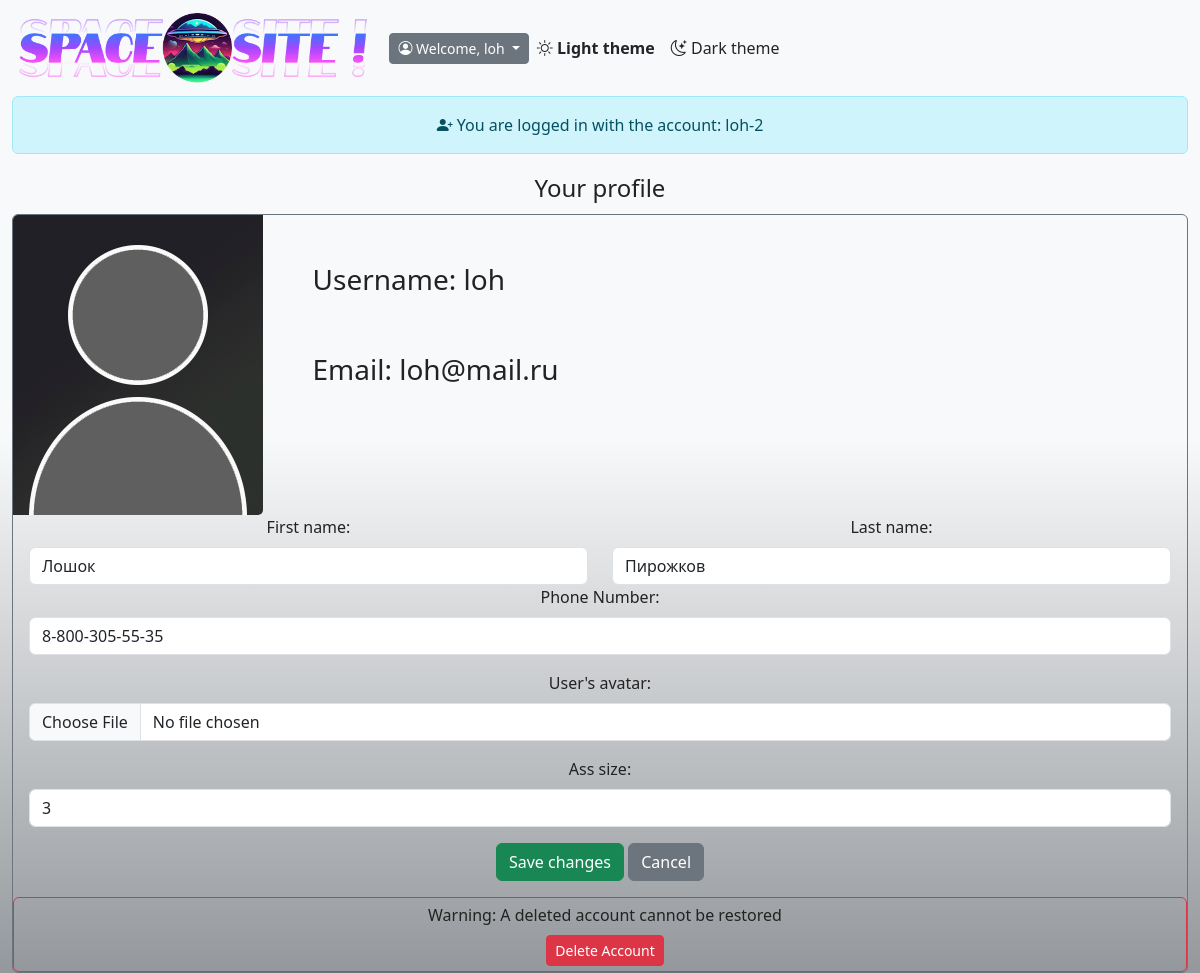
Page /user/profile/1 (signed in) on the earlier database version.
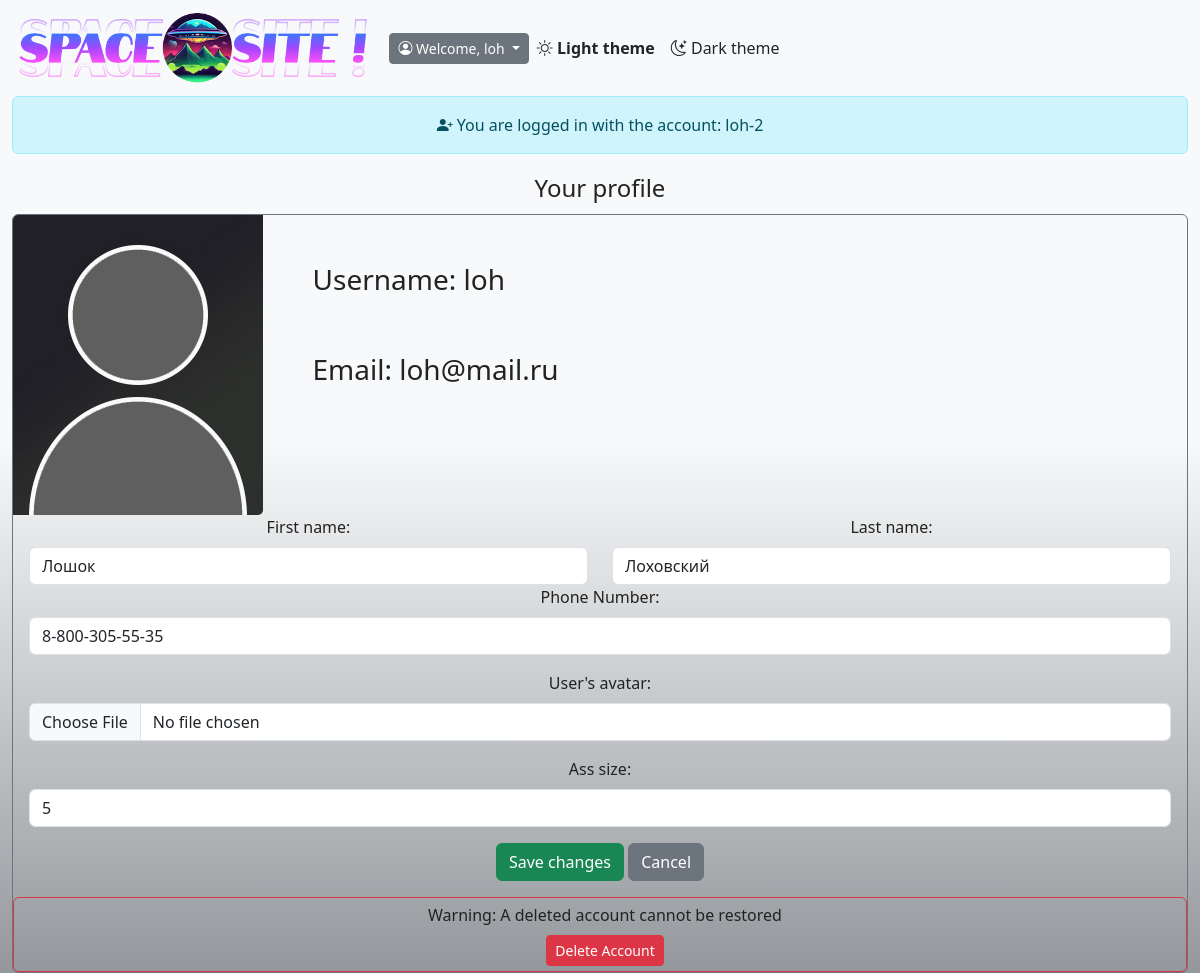
Same page on the later database version.
### database/models.py (models this page shows, shortened)
class User(db.Model):
    __tablename__ = 'users'
    id = db.Column(db.Integer, primary_key=True)
    username = db.Column(db.String(80), unique=True, nullable=False)
    email = db.Column(db.String(120), unique=True, nullable=False)
    password_hash = db.Column(db.String(128), nullable=False)
    profile = db.relationship('UserProfile', backref='user', uselist=False, cascade="all, delete-orphan")

class UserProfile(db.Model):
    __tablename__ = 'users_profiles'
    id = db.Column(db.Integer, primary_key=True)
    user_id = db.Column(db.Integer, db.ForeignKey('users.id', ondelete='CASCADE'), nullable=False)
    first_name = db.Column(db.String(80))
    last_name = db.Column(db.String(80))
    phone_number = db.Column(db.String(80))
    photo = db.Column(db.String(256))
    ass_size = db.Column(db.Integer)

### routers/user_router.py (the view)
@user_bp.route('/profile/<int:user_id>', methods=['GET'])
@jwt_required()
def profile(user_id):
    top_message = session.get('top_message', None)
    if top_message:
        session.pop('top_message', None)
    result_user = get_user(user_id=user_id)
    result_profile = get_user_profile(user_id=user_id)
    csrf_token = session.get('csrf_token', None)
    if not result_user or not result_profile:
        return error_message('User not found!')
    profile_for_page = {
        "user_id": result_user.id,
        'username': result_user.username,
        'email': result_user.email,
        "first_name": result_profile.first_name,
        "last_name": result_profile.last_name,
        'phone_number': result_profile.phone_number,
        'ass_size': result_profile.ass_size
    }
    default_avatar_path = "static/img/default_avatar.jpg"
    if result_profile.photo and os.path.exists(result_profile.photo):
        photo_base64 = read_and_encode_photo(result_profile.photo)
        if photo_base64:
            profile_for_page['photo'] = photo_base64
        else:
            default_avatar_base64 = read_and_encode_photo(default_avatar_path)
            profile_for_page['photo'] = default_avatar_base64
    else:
        default_avatar_base64 = read_and_encode_photo(default_avatar_path)
        profile_for_page['photo'] = default_avatar_base64
    response = render_template('user/profile.html',
                               username=result_user.username,
                               profile=profile_for_page,
                               csrf_token=csrf_token,
                               top_message=top_message
                               )
    return response

### database/crud.py (called while the page is built)
def get_user(user_id: int):
    user = User.query.filter_by(id=user_id).first()
    return user

def get_user_profile(user_id: int):
    user_profile = UserProfile.query.filter_by(id=user_id).one()
    return user_profile

### tools/functions.py (called while the page is built)
def read_and_encode_photo(photo_path):
    try:
        with open(photo_path, 'rb') as photo_file:
            photo_data = photo_file.read()
            photo_base64 = base64.b64encode(photo_data).decode('utf-8')
            return photo_base64
    except FileNotFoundError:
        print(f"File not found: {photo_path}")
        return None
    except Exception as e:
        print(f"Error encoding photo {photo_path}: {e}")
        return None

### templates/user/profile.html (shortened to what this page needs)
{% extends "base.html" %}
{% block head %} {{ super() }} {% endblock %}
{% block page_content %}
  <form action="/user/profile/{{ profile.user_id }}/update" method="post" enctype="multipart/form-data">
  <fieldset>
    <legend>Your profile</legend>
    <div class="border border-secondary rounded">
      <div class="row text-start">
      <div class="col-4 col-sm-3">
            <label for="photo">
              <img id="avatar" class="img-fluid" alt="User Photo" style="cursor: pointer; border-radius: 5px 0 5px 0;">
            </label>
      </div>
      <div class="col-8 col-sm-9">
          <div class="row mt-5">
              <div class="col">
                  <h3>Username: {{ profile.username }}</h3>
              </div>
          </div>
          <div class="row mt-5">
              <div class="col">
                  <h3>Email: {{ profile.email }}</h3>
              </div>
          </div>
      </div>
    </div>
    <div class="row mx-1">
      <div class="col">
        <label for="first_name" class="form-label">First name:</label>
        <input
          class="form-control"
          type="text"
          id="first_name"
          name="first_name"
          value="{{ profile.first_name if profile.first_name is not none }}"
          placeholder="Enter your first name"
        />
      </div>
      <div class="col">
        <label for="last_name" class="form-label">Last name:</label>
        <input
          class="form-control"
          type="text"
          id="last_name"
          name="last_name"
          value="{{ profile.last_name if profile.last_name is not none }}"
          placeholder="Enter your last name"
        />
      </div>
    </div>
    <div class="mb-3  mx-3">
      <label for="phone_number" class="form-label">Phone Number:</label>
      <input
        class="form-control"
        type="tel"
        id="phone_number"
        name="phone_number"
        value="{{ profile.phone_number if profile.phone_number is not none }}"
        placeholder="Enter your phone number"
      />
    </div>
    <div class="mb-3  mx-3">
      <label for="photo" class="form-label">User's avatar:</label>
      <input class="form-control" type="file" id="photo" name="photo" />
    </div>
    <div class="mb-3  mx-3">
      <label for="ass_size" class="form-label">Ass size:</label>
      <input
        class="form-control"
        type="number"
        id="ass_size"
        name="ass_size"
        value="{{ profile.ass_size if profile.ass_size is not none  }}"
        placeholder="Enter your ass size"
      />
    </div>
    <div class="mb-3  mx-3">
      <input type="submit" class="btn btn-success" value="Save changes" />
      <a href="/" class="btn btn-secondary" role="button">Cancel</a>
    </div>
    <div class="border border-danger rounded">
      <div class="container-fluid" style="margin: 5px">
            <div class="row">
              <div class="col text-center">
                <label for="delete-button" class="form-label">Warning: A deleted account cannot be restored</label>
              </div>
            </div>
            <div class="row">
              <div class="col text-center">
                <a href="/user/profile/{{ profile.user_id }}/delete" class="btn btn-danger btn-sm" role="button" id="delete-button">Delete Account</a>
              </div>
            </div>
      </div>
    </div>
    </div>
    </fieldset>
  </form>
{% endblock %}

### templates/base.html (shortened to what this page needs)
<!DOCTYPE html>
<html lang="en">
  <head>
    {% block head %}
    <link rel="stylesheet" href="https://cdn.jsdelivr.net/npm/bootstrap-icons@1.11.3/font/bootstrap-icons.min.css">
    <link
      href="https://cdn.jsdelivr.net/npm/bootstrap@5.3.3/dist/css/bootstrap.min.css"
      rel="stylesheet"
    />
    <link rel="stylesheet"
          href="{{ url_for('static', filename='css/mystyle.css') }}">
    {% endblock %}
  </head>
  <body>
    {% include 'include/navbar.html' %}
    <div class="container-fluid">
        <div class="row text-center">
            <div class="col">
                {% block top_message %}
                    {% if top_message %}
                        <div class="{{ top_message.class }}" role="alert">
                            {{ top_message.icon | safe }}
                            {{ top_message.text | safe }}
                        </div>
                    {% endif %}
                {% endblock %}
            </div>
        </div>
        <div class="row text-center">
            <div class="col">
                {% block page_content %}
                {% endblock %}
            </div>
        </div>
    </div>
  </body>
</html>

### templates/include/navbar.html (shortened to what this page needs)
<nav class="navbar sticky-top navbar-expand-lg navbar-light bg-light custom-navbar" id="my_navbar" data-bs-theme="dark">
  <div class="container-fluid mx-3 g-0">
    <a class="navbar-brand" href="/">
      <img src="/static/img/navbar_logo.png" alt="Space Site!" height="70">
    </a>
    <div class="dropdown">
      <button
        class="btn btn-secondary btn-sm dropdown-toggle"
        type="button"
        data-bs-toggle="dropdown"
        aria-expanded="false"
      >
        {% if username %}
          <i class="bi bi-person-circle"></i>
          Welcome, {{ username }}
        {% else %}
          <i class="bi bi-unlock-fill"></i>
          Login or register
        {% endif %}
      </button>
    </div>
    <div class="collapse navbar-collapse" id="navbarToggler">
      <ul class="navbar-nav me-auto mb-2 mb-lg-0">
        <li class="nav-item">
          <a class="nav-link theme-toggle" data-theme="light" href="#">
            <i class="bi bi-sun"></i>
            Light theme
          </a>
        </li>
        <li class="nav-item">
          <a class="nav-link theme-toggle" data-theme="dark" href="#">
            <i class="bi bi-moon-stars"></i>
            Dark theme
          </a>
        </li>
      </ul>
    </div>
  </div>
</nav>

### static/css/mystyle.css (style rules this page uses)
html, body { height: 100%; margin: 0; padding: 0; }
body.light-theme { color: #222222; min-height: 100vh; margin: 0; display: flex; flex-direction: column; }
body.light-theme::before { content: ""; position: fixed; left: 0; right: 0; top: 0; bottom: 0; z-index: -1; background: linear-gradient( 180deg, rgba(248,249,250,1) 0%, rgba(248,249,250,1) 45%, rgba(148,152,156,1) 100% ); }
body.light-theme .custom-navbar { background-color: #808181; color: #222222; }
body.light-theme .custom-navbar .navbar-brand, body.light-theme .custom-navbar .nav-link { color: #212529; }
.theme-toggle.active { font-weight: bold; }

Differences in the rows shown:
changed UserProfile "Лошок": last_name "Пирожков" → "Лоховский"
Other differences:
form field ass_size: "3" → "5"
